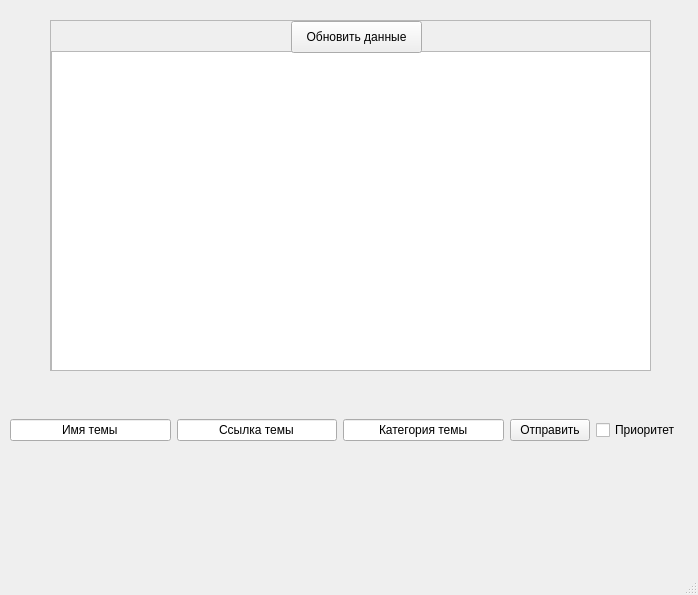
<?xml version="1.0" encoding="UTF-8"?>
<ui version="4.0">
 <class>MainWindow</class>
 <widget class="QMainWindow" name="MainWindow">
  <property name="geometry">
   <rect>
    <x>0</x>
    <y>0</y>
    <width>698</width>
    <height>595</height>
   </rect>
  </property>
  <property name="windowTitle">
   <string>MainWindow</string>
  </property>
  <widget class="QWidget" name="centralwidget">
   <widget class="QWidget" name="widget" native="true">
    <property name="geometry">
     <rect>
      <x>20</x>
      <y>350</y>
      <width>661</width>
      <height>51</height>
     </rect>
    </property>
   </widget>
   <widget class="QWidget" name="horizontalLayoutWidget">
    <property name="geometry">
     <rect>
      <x>10</x>
      <y>390</y>
      <width>671</width>
      <height>80</height>
     </rect>
    </property>
    <layout class="QHBoxLayout" name="line_layout">
     <property name="sizeConstraint">
      <enum>QLayout::SizeConstraint::SetDefaultConstraint</enum>
     </property>
     <item>
      <widget class="QLineEdit" name="name_object">
       <property name="text">
        <string>Имя темы</string>
       </property>
       <property name="alignment">
        <set>Qt::AlignmentFlag::AlignCenter</set>
       </property>
      </widget>
     </item>
     <item>
      <widget class="QLineEdit" name="object_href">
       <property name="text">
        <string>Ссылка темы</string>
       </property>
       <property name="alignment">
        <set>Qt::AlignmentFlag::AlignCenter</set>
       </property>
      </widget>
     </item>
     <item>
      <widget class="QLineEdit" name="category_object">
       <property name="text">
        <string>Категория темы</string>
       </property>
       <property name="alignment">
        <set>Qt::AlignmentFlag::AlignCenter</set>
       </property>
      </widget>
     </item>
     <item>
      <widget class="QPushButton" name="send_to_bd_button">
       <property name="text">
        <string>Отправить</string>
       </property>
      </widget>
     </item>
     <item>
      <widget class="QCheckBox" name="prioritet_check">
       <property name="text">
        <string>Приоритет</string>
       </property>
      </widget>
     </item>
    </layout>
   </widget>
   <widget class="QScrollArea" name="table_area">
    <property name="geometry">
     <rect>
      <x>50</x>
      <y>20</y>
      <width>601</width>
      <height>351</height>
     </rect>
    </property>
    <property name="widgetResizable">
     <bool>true</bool>
    </property>
    <widget class="QWidget" name="scrollAreaWidgetContents">
     <property name="geometry">
      <rect>
       <x>0</x>
       <y>0</y>
       <width>599</width>
       <height>349</height>
      </rect>
     </property>
     <widget class="QTableView" name="table_object">
      <property name="geometry">
       <rect>
        <x>0</x>
        <y>30</y>
        <width>601</width>
        <height>401</height>
       </rect>
      </property>
      <property name="sizePolicy">
       <sizepolicy hsizetype="Expanding" vsizetype="Expanding">
        <horstretch>0</horstretch>
        <verstretch>0</verstretch>
       </sizepolicy>
      </property>
      <property name="layoutDirection">
       <enum>Qt::LayoutDirection::LeftToRight</enum>
      </property>
      <attribute name="horizontalHeaderMinimumSectionSize">
       <number>120</number>
      </attribute>
      <attribute name="horizontalHeaderHighlightSections">
       <bool>true</bool>
      </attribute>
     </widget>
     <widget class="QPushButton" name="refresh_table">
      <property name="geometry">
       <rect>
        <x>240</x>
        <y>0</y>
        <width>131</width>
        <height>32</height>
       </rect>
      </property>
      <property name="text">
       <string>Обновить данные</string>
      </property>
     </widget>
    </widget>
   </widget>
  </widget>
  <widget class="QMenuBar" name="menubar">
   <property name="geometry">
    <rect>
     <x>0</x>
     <y>0</y>
     <width>698</width>
     <height>37</height>
    </rect>
   </property>
  </widget>
  <widget class="QStatusBar" name="statusbar"/>
 </widget>
 <resources/>
 <connections/>
</ui>
